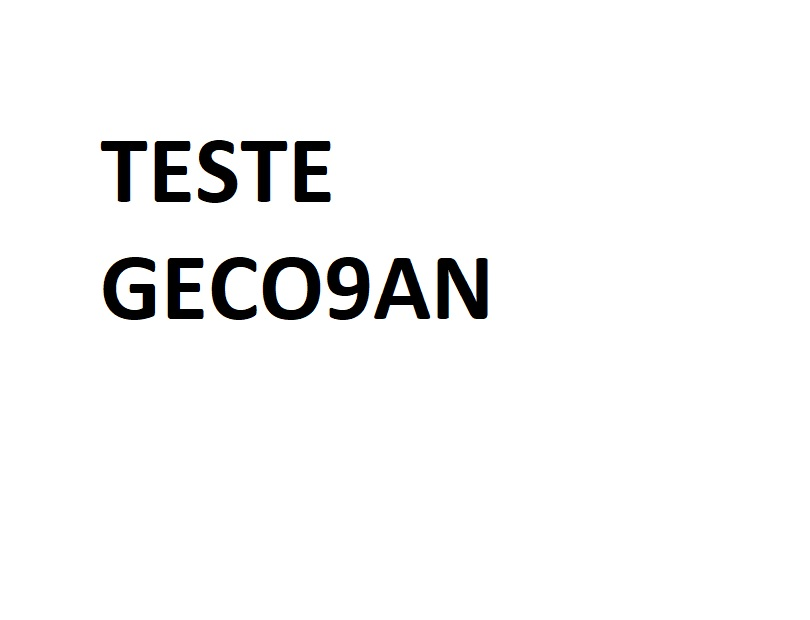
#> input picture Aula_03_03/images/entrada.jpg, 810 x 620 px
$ python ex02.py
#> lines starting #> are read from the running program, lines starting #| are printed output that depends on the picture
import cv2

image = cv2.imread('images/entrada.jpg')
#> image is the input picture: shape (620, 810, 3); mean B, G, R 246, 246, 246

vertical_size = image.shape[0]
#> vertical_size = 620
horizontal_size = image.shape[1]
#> horizontal_size = 810


def change_colors():
    for x in range(0, horizontal_size, 1):
        for y in range(0, vertical_size, 1):
            (b, g, r) = image[y, x]
            if b >= 240 and g >= 240 and r >= 240:
                image[y, x] = (0, 0, 0)
            elif b <= 20 and g <= 20 and r <= 20:
                image[y, x] = (255, 255, 255)
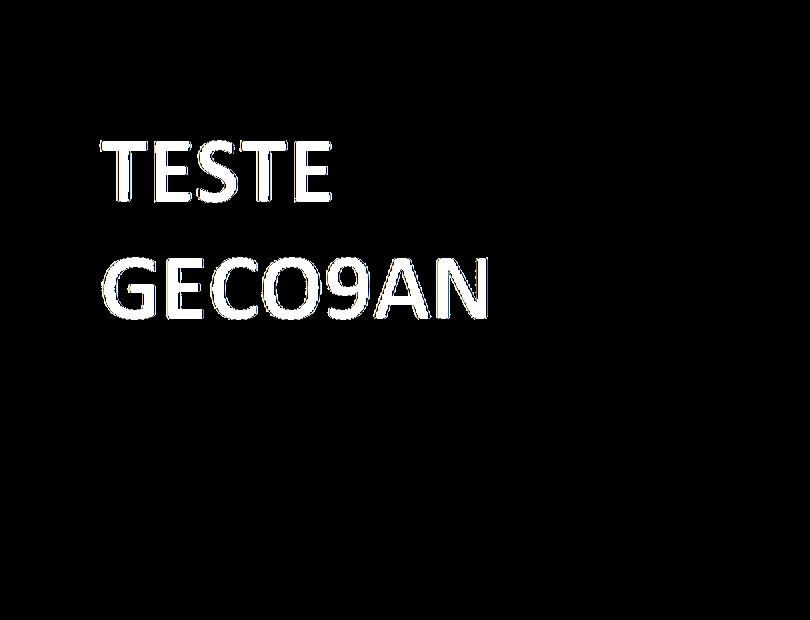
#> image: shape (620, 810, 3); mean B, G, R 9.2, 9.2, 9.2


def save_image():
    cv2.imshow("Imagem alterada", image)
    cv2.imwrite("images/saida_ex02.jpg", image)
    cv2.waitKey(0)


change_colors()
save_image()

$ run again, with Aula_03_03/images/Direita.JPG copied over Aula_03_03/images/entrada.jpg
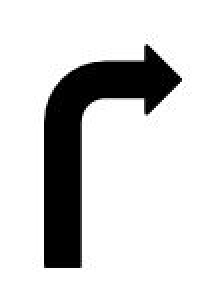
#> input picture Aula_03_03/images/Direita.JPG, 105 x 148 px (shown 2 times larger)
#> image is the input picture: shape (148, 105, 3); min 0, max 255, mean 210.2
#> after the loop in change_colors, `for x in range(0, horizontal_size, 1):`:
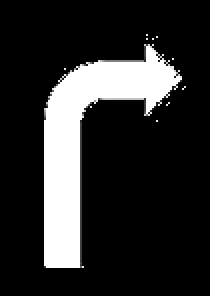
#> image: shape (148, 105, 3) (shown 2 times larger); min 0, max 255, mean 44.4

$ run again, with Aula_03_03/images/vermelho.JPG copied over Aula_03_03/images/entrada.jpg
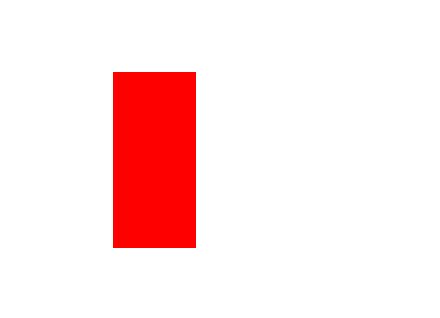
#> input picture Aula_03_03/images/vermelho.JPG, 440 x 318 px
#> image is the input picture: shape (318, 440, 3); mean B, G, R 228.4, 228.4, 254.6
#> after the loop in change_colors, `for x in range(0, horizontal_size, 1):`:
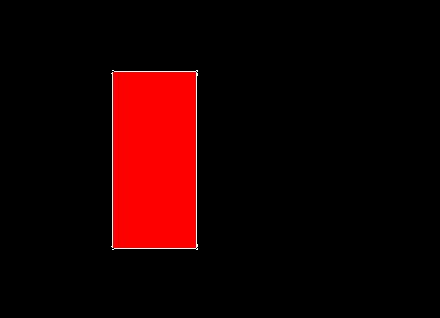
#> image: shape (318, 440, 3); mean B, G, R 1, 1, 27.2
